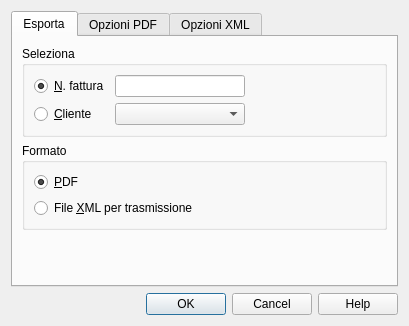
<?xml version="1.0" encoding="UTF-8"?>
<ui version="4.0">
 <class>EsportaFatturaDialog</class>
 <widget class="QDialog" name="EsportaFatturaDialog">
  <property name="geometry">
   <rect>
    <x>0</x>
    <y>0</y>
    <width>409</width>
    <height>326</height>
   </rect>
  </property>
  <property name="windowTitle">
   <string notr="true">Esporta fattura</string>
  </property>
  <layout class="QVBoxLayout" name="verticalLayout_6">
   <item>
    <widget class="QTabWidget" name="tabWidget">
     <property name="currentIndex">
      <number>0</number>
     </property>
     <widget class="QWidget" name="tabEsporta">
      <attribute name="title">
       <string>Esporta</string>
      </attribute>
      <layout class="QVBoxLayout" name="verticalLayout_3">
       <item>
        <widget class="QGroupBox" name="filterGroupBox">
         <property name="title">
          <string>Seleziona</string>
         </property>
         <layout class="QVBoxLayout" name="verticalLayout">
          <item>
           <layout class="QGridLayout" name="gridLayout_2">
            <item row="0" column="0">
             <widget class="QRadioButton" name="numeroFatturaRadioButton">
              <property name="text">
               <string>&amp;N. fattura</string>
              </property>
              <property name="checked">
               <bool>true</bool>
              </property>
             </widget>
            </item>
            <item row="0" column="1">
             <widget class="QLineEdit" name="numeroFatturaLineEdit"/>
            </item>
            <item row="0" column="2">
             <spacer name="horizontalSpacer">
              <property name="orientation">
               <enum>Qt::Horizontal</enum>
              </property>
              <property name="sizeHint" stdset="0">
               <size>
                <width>40</width>
                <height>20</height>
               </size>
              </property>
             </spacer>
            </item>
            <item row="1" column="0">
             <widget class="QRadioButton" name="clienteRadioButton">
              <property name="text">
               <string>&amp;Cliente</string>
              </property>
             </widget>
            </item>
            <item row="1" column="1">
             <widget class="QComboBox" name="clienteComboBox"/>
            </item>
            <item row="1" column="2">
             <spacer name="horizontalSpacer_2">
              <property name="orientation">
               <enum>Qt::Horizontal</enum>
              </property>
              <property name="sizeHint" stdset="0">
               <size>
                <width>40</width>
                <height>20</height>
               </size>
              </property>
             </spacer>
            </item>
           </layout>
          </item>
         </layout>
        </widget>
       </item>
       <item>
        <widget class="QGroupBox" name="stampaGroupBox">
         <property name="title">
          <string>Formato</string>
         </property>
         <layout class="QVBoxLayout" name="verticalLayout_2">
          <item>
           <widget class="QRadioButton" name="stampaPDFRadioButton">
            <property name="text">
             <string>&amp;PDF</string>
            </property>
            <property name="checked">
             <bool>true</bool>
            </property>
           </widget>
          </item>
          <item>
           <widget class="QRadioButton" name="stampaXmlRadioButton">
            <property name="text">
             <string>File &amp;XML per trasmissione</string>
            </property>
           </widget>
          </item>
         </layout>
        </widget>
       </item>
       <item>
        <spacer name="verticalSpacer_4">
         <property name="orientation">
          <enum>Qt::Vertical</enum>
         </property>
         <property name="sizeHint" stdset="0">
          <size>
           <width>20</width>
           <height>44</height>
          </size>
         </property>
        </spacer>
       </item>
      </layout>
     </widget>
     <widget class="QWidget" name="tabOpzioniPDF">
      <attribute name="title">
       <string>Opzioni PDF</string>
      </attribute>
      <layout class="QVBoxLayout" name="verticalLayout_5">
       <item>
        <layout class="QGridLayout" name="gridLayout">
         <item row="0" column="0">
          <widget class="QLabel" name="printHeaderLabel">
           <property name="text">
            <string notr="true">Includi &amp;intestazione pagina</string>
           </property>
           <property name="buddy">
            <cstring>printHeaderCheckBox</cstring>
           </property>
          </widget>
         </item>
         <item row="0" column="1">
          <layout class="QHBoxLayout" name="horizontalLayout_3">
           <item>
            <widget class="QCheckBox" name="printHeaderCheckBox"/>
           </item>
           <item>
            <widget class="QPushButton" name="pushButton_3">
             <property name="text">
              <string>&amp;Modifica testo</string>
             </property>
            </widget>
           </item>
          </layout>
         </item>
         <item row="1" column="0">
          <widget class="QLabel" name="printLogoLabel">
           <property name="text">
            <string notr="true">Includi &amp;logo</string>
           </property>
           <property name="buddy">
            <cstring>printLogoCheckBox</cstring>
           </property>
          </widget>
         </item>
         <item row="1" column="1">
          <layout class="QHBoxLayout" name="horizontalLayout_4">
           <item>
            <widget class="QCheckBox" name="printLogoCheckBox"/>
           </item>
           <item>
            <widget class="QPushButton" name="pushButton_2">
             <property name="text">
              <string>&amp;Aggiungi logo</string>
             </property>
            </widget>
           </item>
          </layout>
         </item>
         <item row="2" column="0">
          <widget class="QLabel" name="fontTypeLabel">
           <property name="text">
            <string notr="true">Tipo &amp;carattere</string>
           </property>
           <property name="buddy">
            <cstring>fontTypeLineEdit</cstring>
           </property>
          </widget>
         </item>
         <item row="2" column="1">
          <widget class="QLineEdit" name="fontTypeLineEdit"/>
         </item>
         <item row="3" column="0">
          <widget class="QLabel" name="bgColorLabel">
           <property name="text">
            <string notr="true">Colore &amp;sfondo (HEX)</string>
           </property>
           <property name="buddy">
            <cstring>bgColorLineEdit</cstring>
           </property>
          </widget>
         </item>
         <item row="3" column="1">
          <widget class="QLineEdit" name="bgColorLineEdit"/>
         </item>
         <item row="4" column="0">
          <widget class="QLabel" name="textColorLabel">
           <property name="text">
            <string notr="true">Colore &amp;testo (HEX)</string>
           </property>
           <property name="buddy">
            <cstring>textColorLineEdit</cstring>
           </property>
          </widget>
         </item>
         <item row="4" column="1">
          <widget class="QLineEdit" name="textColorLineEdit"/>
         </item>
        </layout>
       </item>
       <item>
        <spacer name="verticalSpacer_3">
         <property name="orientation">
          <enum>Qt::Vertical</enum>
         </property>
         <property name="sizeHint" stdset="0">
          <size>
           <width>20</width>
           <height>90</height>
          </size>
         </property>
        </spacer>
       </item>
      </layout>
     </widget>
     <widget class="QWidget" name="tabOpzioniXML">
      <attribute name="title">
       <string>Opzioni XML</string>
      </attribute>
      <layout class="QVBoxLayout" name="verticalLayout_4">
       <item>
        <layout class="QHBoxLayout" name="horizontalLayout">
         <item>
          <widget class="QLabel" name="numeroProgressivoLabel">
           <property name="text">
            <string notr="true">&amp;Progressivo invio</string>
           </property>
           <property name="buddy">
            <cstring>numeroProgressivoLineEdit</cstring>
           </property>
          </widget>
         </item>
         <item>
          <widget class="QLineEdit" name="numeroProgressivoLineEdit">
           <property name="sizePolicy">
            <sizepolicy hsizetype="Expanding" vsizetype="Preferred">
             <horstretch>0</horstretch>
             <verstretch>0</verstretch>
            </sizepolicy>
           </property>
           <property name="mouseTracking">
            <bool>false</bool>
           </property>
           <property name="focusPolicy">
            <enum>Qt::StrongFocus</enum>
           </property>
           <property name="acceptDrops">
            <bool>false</bool>
           </property>
           <property name="toolTip">
            <string notr="true"/>
           </property>
           <property name="inputMethodHints">
            <set>Qt::ImhNone</set>
           </property>
           <property name="inputMask">
            <string notr="true"/>
           </property>
           <property name="text">
            <string notr="true"/>
           </property>
           <property name="frame">
            <bool>true</bool>
           </property>
           <property name="echoMode">
            <enum>QLineEdit::Normal</enum>
           </property>
           <property name="cursorPosition">
            <number>0</number>
           </property>
           <property name="placeholderText">
            <string notr="true"/>
           </property>
           <property name="cursorMoveStyle">
            <enum>Qt::LogicalMoveStyle</enum>
           </property>
          </widget>
         </item>
         <item>
          <spacer name="horizontalSpacer_3">
           <property name="orientation">
            <enum>Qt::Horizontal</enum>
           </property>
           <property name="sizeHint" stdset="0">
            <size>
             <width>40</width>
             <height>20</height>
            </size>
           </property>
          </spacer>
         </item>
        </layout>
       </item>
       <item>
        <spacer name="verticalSpacer_2">
         <property name="orientation">
          <enum>Qt::Vertical</enum>
         </property>
         <property name="sizeHint" stdset="0">
          <size>
           <width>20</width>
           <height>204</height>
          </size>
         </property>
        </spacer>
       </item>
      </layout>
     </widget>
    </widget>
   </item>
   <item>
    <widget class="QDialogButtonBox" name="buttonBox">
     <property name="standardButtons">
      <set>QDialogButtonBox::Cancel|QDialogButtonBox::Help|QDialogButtonBox::Ok</set>
     </property>
    </widget>
   </item>
  </layout>
 </widget>
 <tabstops>
  <tabstop>tabWidget</tabstop>
  <tabstop>numeroFatturaRadioButton</tabstop>
  <tabstop>numeroFatturaLineEdit</tabstop>
  <tabstop>clienteRadioButton</tabstop>
  <tabstop>clienteComboBox</tabstop>
  <tabstop>stampaPDFRadioButton</tabstop>
  <tabstop>stampaXmlRadioButton</tabstop>
  <tabstop>printHeaderCheckBox</tabstop>
  <tabstop>pushButton_3</tabstop>
  <tabstop>printLogoCheckBox</tabstop>
  <tabstop>pushButton_2</tabstop>
  <tabstop>fontTypeLineEdit</tabstop>
  <tabstop>bgColorLineEdit</tabstop>
  <tabstop>textColorLineEdit</tabstop>
  <tabstop>numeroProgressivoLineEdit</tabstop>
 </tabstops>
 <resources/>
 <connections>
  <connection>
   <sender>buttonBox</sender>
   <signal>rejected()</signal>
   <receiver>EsportaFatturaDialog</receiver>
   <slot>reject()</slot>
   <hints>
    <hint type="sourcelabel">
     <x>245</x>
     <y>303</y>
    </hint>
    <hint type="destinationlabel">
     <x>204</x>
     <y>308</y>
    </hint>
   </hints>
  </connection>
 </connections>
 <slots>
  <slot>checkdata()</slot>
 </slots>
</ui>
